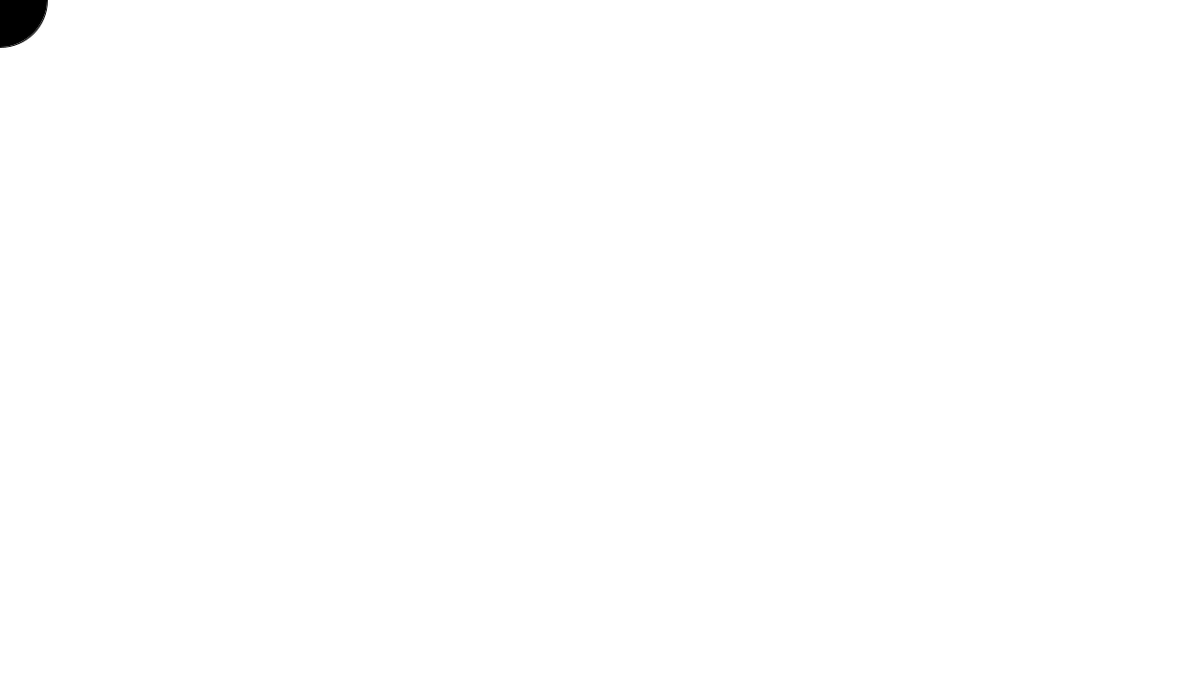
Frame 1 (no input)
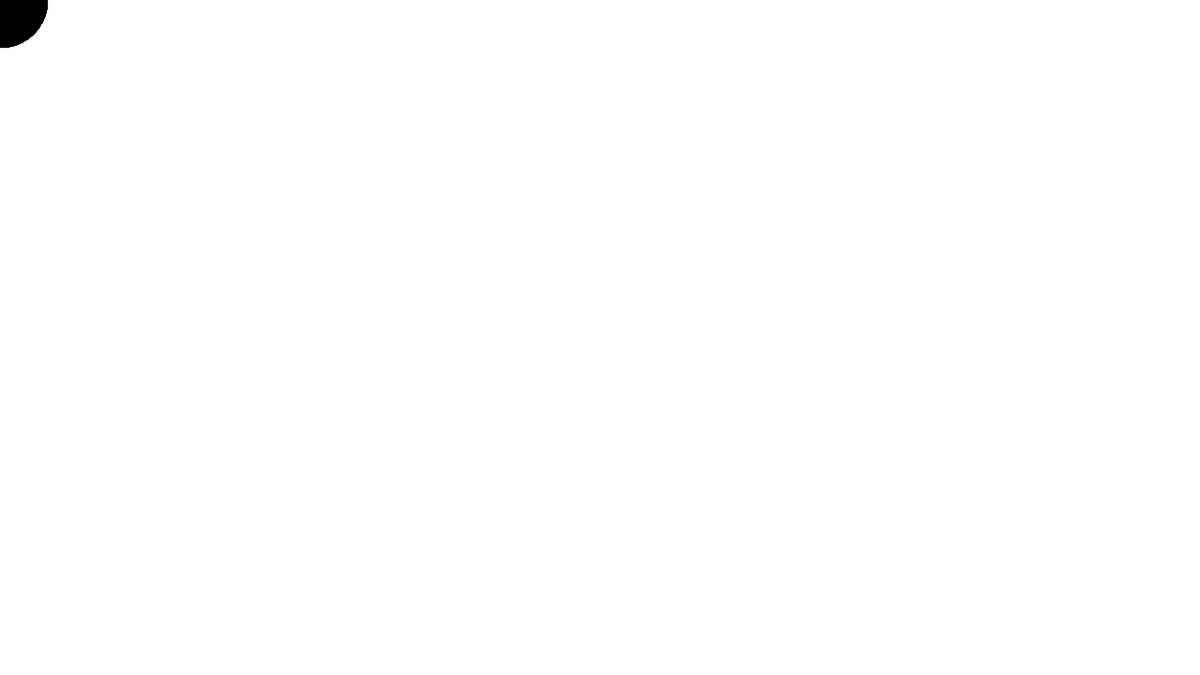
Frame 60 (the mouse pressed at the canvas centre just before this capture)
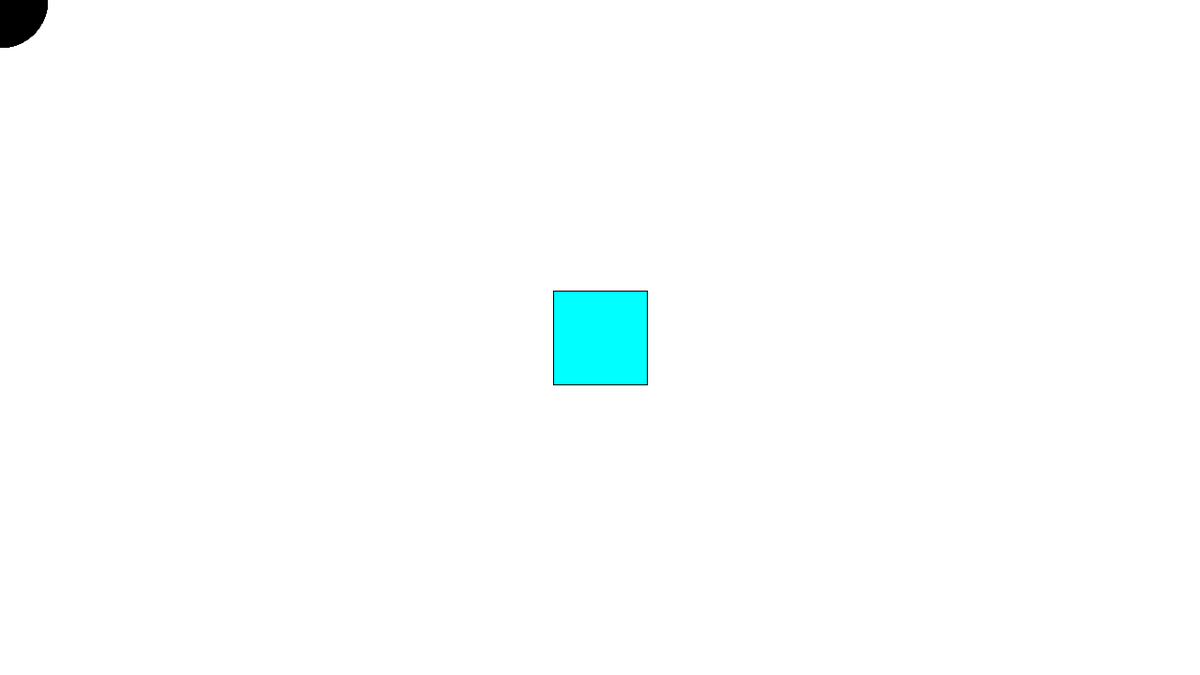
Frame 120 (the mouse held since frame 60 and released just before this capture)

The Processing sketch that drew these frames (run headless with seeded random() and noise(); from frame 60 on, the mouse is pressed at the canvas centre):

// Processing sketch: c_rculoinfinitoqmudapraquadrado
// ── c_rculoinfinitoqmudapraquadrado.pde
void setup(){
size(1280,720);
background(255);
}

void draw(){
 if (mousePressed){
   stroke(0);
   fill(0,mouseX,mouseY);
   rect(mouseX-50,mouseY-50,100,100);   
 }else{
   stroke(0);
   fill(0,mouseX,mouseY);
   ellipse(mouseX,mouseY,100,100);
 }
}
